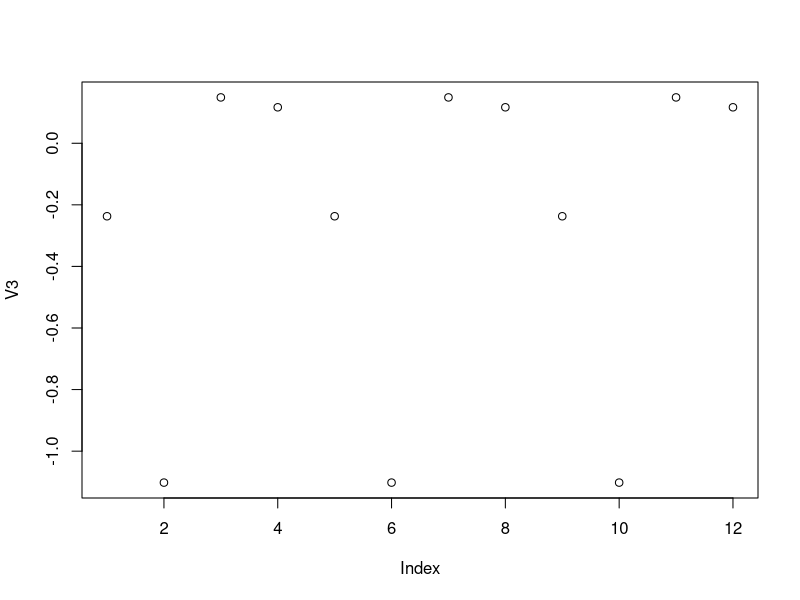

Reproduce this figure in R.
## ---- chunk 1
options(knitr.table.format = "html", width = 140)
knitr::opts_chunk$set(echo = TRUE, message = FALSE, warning = FALSE, fig.width = 12, fig.height = 8)
## ---- chunk 2
library(knitr)
library(data.table)
## ---- chunk 3
DT <- data.table(
  V1 = c(1L, 2L),
  V2 = LETTERS[1:3],
  V3 = round(rnorm(4), 4),
  V4 = 1:12
)
DT
## ---- chunk 4
reset_DT = function(){
  DT <- data.table(
    V1 = c(1L, 2L),
    V2 = LETTERS[1:3],
    V3 = round(rnorm(4), 4),
    V4 = 1:12
  )
  return(DT)
}
## ---- chunk 5
DT[3:5,] # or DT[3:5]
## ---- chunk 6
DT[V2 == "A"] # selects all rows that have value "A"
## ---- chunk 7
DT[V2 %in% c("A", "C")] # all rows that have "A" or "C" in column V2
## ---- chunk 8
DT[, V2]
## ---- chunk 9
DT[, .(V2, V3)] # returns a data.table
## ---- chunk 10
DT[, c(V2,V3)] # returns a vector
## ---- chunk 11
DT[, sum(V1)] # returns the sum of all elements in V1 as a vector
## ---- chunk 12
DT[, .(sum(V1), sd(V3))] # returns sum of V1 and sd of V3 in a data.table
## ---- chunk 13
DT[, .(Aggregate = sum(V1), Sd.V3 = sd(V3))]
## ---- chunk 14
DT[, .(V1, Sd.V3 = sd(V3))] # Sd.V3 gets recycled
## ---- chunk 15
DT[, {print(V2)  # like in-line funciton
      plot(V3)
      NULL}]
## ---- chunk 16
DT[, .(V4.Sum = sum(V4)), by = V1] # the sum of V4 for every group in V1
## ---- chunk 17
DT[, .(V4.mean = mean(V4)), by = V2] # the mean of V4 in subgroups of V2
## ---- chunk 18
DT[, .(V4.Sum = sum(V4)), by = .(V1,V2)]
## ---- chunk 19
DT[, .(V4.Sum = sum(V4)), by = sign(V1-1)]
## ---- chunk 20
DT[, .(V4.Sum = sum(V4)), by = .(V1.01 = sign(V1-1))]
## ---- chunk 21
DT[1:5, .(V4.Sum = sum(V4)), by = V1]
## ---- chunk 22
DT[, .N, by = V1]
## ---- chunk 23
DT[,.N]
## ---- chunk 24
DT[, V1 := round(exp(V1), 2)] # V1 is updated
DT
## ---- chunk 25
DT <- reset_DT()
DT[, c("V1", "V2") := .(round(exp(V1),2), rep(LETTERS[4:6],4))]
DT
## ---- chunk 26
DT <- reset_DT()
DT[, `:=` (V1 = round(exp(V1),2), V2 = rep(LETTERS[4:6],4))]
DT
## ---- chunk 27
DT[, V1 := NULL]
DT
## ---- chunk 28
DT <- reset_DT()
DT[, c("V1", "V2") := NULL]
DT
## ---- chunk 29
DT <- reset_DT()
Cols.chosen <- c("V1", "V2")
DT[, (Cols.chosen) := NULL]
DT
## ---- chunk 30
DT <- reset_DT()
setkey(DT, V2)
DT
## ---- chunk 31
key(DT)
## ---- chunk 32
DT["A"]
## ---- chunk 33
DT[c("A", "C")]
## ---- chunk 34
DT["A", mult = "first"] # returns the first row of all rows that match the value "A" for V2
## ---- chunk 35
DT[c("A", "D"), nomatch = 0] # returns all rows with "A" or "D". Since no "D", it is not returned because of nomatch
## ---- chunk 36
DT[c("A","D")]
## ---- chunk 37
DT[c("A","C"), sum(V4)] # returns the sum of V4 for rows of V2 with values "A", and "C"
## ---- chunk 38
DT[c("A","C"), sum(V4), by = .EACHI] # returns data.table with separate sums for V4 for rows with "A" or "C" under V2
## ---- chunk 39
setkey(DT, V1, V2)
key(DT)
## ---- chunk 40
DT[.(2, "C")] # select rows with V1 = 2 and V2 = "C"
## ---- chunk 41
DT[.(2, c("A", "C"))]
## ---- chunk 42
DT[, print(.SD), by = V3] # to show what is in .SD
## ---- chunk 43
DT[, .SD[c(1, .N)], by = V2]
## ---- chunk 44
DT[, lapply(.SD, sum), by = V2] # sum of the rows of each subgroup of V2 for all of the columns
## ---- chunk 45
DT[, lapply(.SD, sum), by = V2, .SDcols = c("V3", "V4")]
## ---- chunk 46
DT_v4sum <-  DT[, .(V4.Sum = sum(V4)), by = V2]
DT_v4sum
## ---- chunk 47
DT_v4sum <- DT_v4sum[V4.Sum < 30]
DT_v4sum
## ---- chunk 48
DT_v4sum <- DT_v4sum[,][order(-V4.Sum)]
DT_v4sum
## ---- chunk 49
DT_v4sum <- DT[, .(V4.Sum = sum(V4)), by = V2][V4.Sum < 30][order(-V4.Sum)]
DT_v4sum
## ---- chunk 50
rows <- list(3:4, 5:6)
cols <- 1:2
for(i in seq_along(rows)){
  set(DT, i = rows[[i]], j = cols[i], value = NA)
}
DT
## ---- chunk 51
setnames(DT, c("V2", "V3"), c("V2.rating", "V3.datacamp"))
DT
## ---- chunk 52
DT <- reset_DT()
setcolorder(DT, c("V2","V1","V4","V3"))
DT
